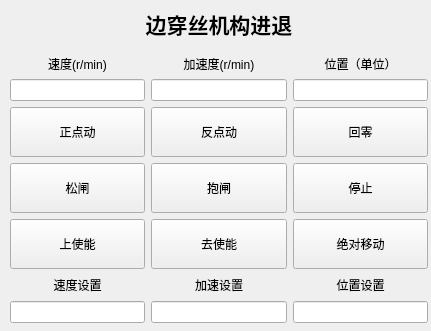
  <widget class="QWidget" name="widget_1" native="true">
   <property name="geometry">
    <rect>
     <x>10</x>
     <y>10</y>
     <width>431</width>
     <height>331</height>
    </rect>
   </property>
   <property name="styleSheet">
    <string notr="true">#widget_1{
 border: 1px solid #ccc;
}</string>
   </property>
   <widget class="QWidget" name="layoutWidget">
    <property name="geometry">
     <rect>
      <x>10</x>
      <y>0</y>
      <width>418</width>
      <height>323</height>
     </rect>
    </property>
    <layout class="QVBoxLayout" name="verticalLayout_8">
     <item>
      <widget class="QLabel" name="label">
       <property name="font">
        <font>
         <pointsize>16</pointsize>
         <bold>true</bold>
        </font>
       </property>
       <property name="text">
        <string>边穿丝机构进退</string>
       </property>
       <property name="alignment">
        <set>Qt::AlignmentFlag::AlignCenter</set>
       </property>
      </widget>
     </item>
     <item>
      <layout class="QHBoxLayout" name="horizontalLayout">
       <item>
        <layout class="QVBoxLayout" name="verticalLayout">
         <property name="leftMargin">
          <number>0</number>
         </property>
         <item>
          <widget class="QLabel" name="label_2">
           <property name="text">
            <string>速度(r/min)</string>
           </property>
           <property name="alignment">
            <set>Qt::AlignmentFlag::AlignCenter</set>
           </property>
          </widget>
         </item>
         <item>
          <widget class="QLineEdit" name="lineEdit_2">
           <property name="text">
            <string/>
           </property>
           <property name="readOnly">
            <bool>true</bool>
           </property>
          </widget>
         </item>
        </layout>
       </item>
       <item>
        <layout class="QVBoxLayout" name="verticalLayout_2">
         <item>
          <widget class="QLabel" name="label_3">
           <property name="text">
            <string>加速度(r/min)</string>
           </property>
           <property name="alignment">
            <set>Qt::AlignmentFlag::AlignCenter</set>
           </property>
          </widget>
         </item>
         <item>
          <widget class="QLineEdit" name="lineEdit_3">
           <property name="text">
            <string/>
           </property>
           <property name="readOnly">
            <bool>true</bool>
           </property>
          </widget>
         </item>
        </layout>
       </item>
       <item>
        <layout class="QVBoxLayout" name="verticalLayout_4">
         <item>
          <widget class="QLabel" name="label_4">
           <property name="text">
            <string>位置（单位）</string>
           </property>
           <property name="alignment">
            <set>Qt::AlignmentFlag::AlignCenter</set>
           </property>
          </widget>
         </item>
         <item>
          <widget class="QLineEdit" name="lineEdit_6">
           <property name="text">
            <string/>
           </property>
           <property name="readOnly">
            <bool>true</bool>
           </property>
          </widget>
         </item>
        </layout>
       </item>
      </layout>
     </item>
     <item>
      <layout class="QVBoxLayout" name="verticalLayout_3">
       <item>
        <layout class="QHBoxLayout" name="horizontalLayout_2">
         <item>
          <widget class="QPushButton" name="pushButton">
           <property name="minimumSize">
            <size>
             <width>50</width>
             <height>50</height>
            </size>
           </property>
           <property name="text">
            <string>正点动</string>
           </property>
          </widget>
         </item>
         <item>
          <widget class="QPushButton" name="pushButton_4">
           <property name="minimumSize">
            <size>
             <width>50</width>
             <height>50</height>
            </size>
           </property>
           <property name="text">
            <string>反点动</string>
           </property>
          </widget>
         </item>
         <item>
          <widget class="QPushButton" name="pushButton_2">
           <property name="minimumSize">
            <size>
             <width>50</width>
             <height>50</height>
            </size>
           </property>
           <property name="text">
            <string>回零</string>
           </property>
          </widget>
         </item>
        </layout>
       </item>
       <item>
        <layout class="QHBoxLayout" name="horizontalLayout_4">
         <item>
          <widget class="QPushButton" name="pushButton_7">
           <property name="minimumSize">
            <size>
             <width>50</width>
             <height>50</height>
            </size>
           </property>
           <property name="text">
            <string>松闸</string>
           </property>
          </widget>
         </item>
         <item>
          <widget class="QPushButton" name="pushButton_8">
           <property name="minimumSize">
            <size>
             <width>50</width>
             <height>50</height>
            </size>
           </property>
           <property name="text">
            <string>抱闸</string>
           </property>
          </widget>
         </item>
         <item>
          <widget class="QPushButton" name="pushButton_9">
           <property name="minimumSize">
            <size>
             <width>50</width>
             <height>50</height>
            </size>
           </property>
           <property name="text">
            <string>停止</string>
           </property>
          </widget>
         </item>
        </layout>
       </item>
       <item>
        <layout class="QHBoxLayout" name="horizontalLayout_3">
         <item>
          <widget class="QPushButton" name="pushButton_3">
           <property name="minimumSize">
            <size>
             <width>50</width>
             <height>50</height>
            </size>
           </property>
           <property name="text">
            <string>上使能</string>
           </property>
          </widget>
         </item>
         <item>
          <widget class="QPushButton" name="pushButton_5">
           <property name="minimumSize">
            <size>
             <width>50</width>
             <height>50</height>
            </size>
           </property>
           <property name="text">
            <string>去使能</string>
           </property>
          </widget>
         </item>
         <item>
          <widget class="QPushButton" name="pushButton_6">
           <property name="minimumSize">
            <size>
             <width>50</width>
             <height>50</height>
            </size>
           </property>
           <property name="text">
            <string>绝对移动</string>
           </property>
          </widget>
         </item>
        </layout>
       </item>
      </layout>
     </item>
     <item>
      <layout class="QHBoxLayout" name="horizontalLayout_5">
       <item>
        <layout class="QVBoxLayout" name="verticalLayout_7">
         <item>
          <widget class="QLabel" name="label_7">
           <property name="text">
            <string>速度设置</string>
           </property>
           <property name="alignment">
            <set>Qt::AlignmentFlag::AlignCenter</set>
           </property>
          </widget>
         </item>
         <item>
          <widget class="QLineEdit" name="lineEdit_9">
           <property name="text">
            <string/>
           </property>
           <property name="alignment">
            <set>Qt::AlignmentFlag::AlignCenter</set>
           </property>
          </widget>
         </item>
        </layout>
       </item>
       <item>
        <layout class="QVBoxLayout" name="verticalLayout_6">
         <item>
          <widget class="QLabel" name="label_6">
           <property name="text">
            <string>加速设置</string>
           </property>
           <property name="alignment">
            <set>Qt::AlignmentFlag::AlignCenter</set>
           </property>
          </widget>
         </item>
         <item>
          <widget class="QLineEdit" name="lineEdit_8">
           <property name="text">
            <string/>
           </property>
           <property name="alignment">
            <set>Qt::AlignmentFlag::AlignCenter</set>
           </property>
          </widget>
         </item>
        </layout>
       </item>
       <item>
        <layout class="QVBoxLayout" name="verticalLayout_5">
         <item>
          <widget class="QLabel" name="label_5">
           <property name="text">
            <string>位置设置</string>
           </property>
           <property name="alignment">
            <set>Qt::AlignmentFlag::AlignCenter</set>
           </property>
          </widget>
         </item>
         <item>
          <widget class="QLineEdit" name="lineEdit_7">
           <property name="text">
            <string/>
           </property>
           <property name="alignment">
            <set>Qt::AlignmentFlag::AlignCenter</set>
           </property>
          </widget>
         </item>
        </layout>
       </item>
      </layout>
     </item>
    </layout>
   </widget>
  </widget>
